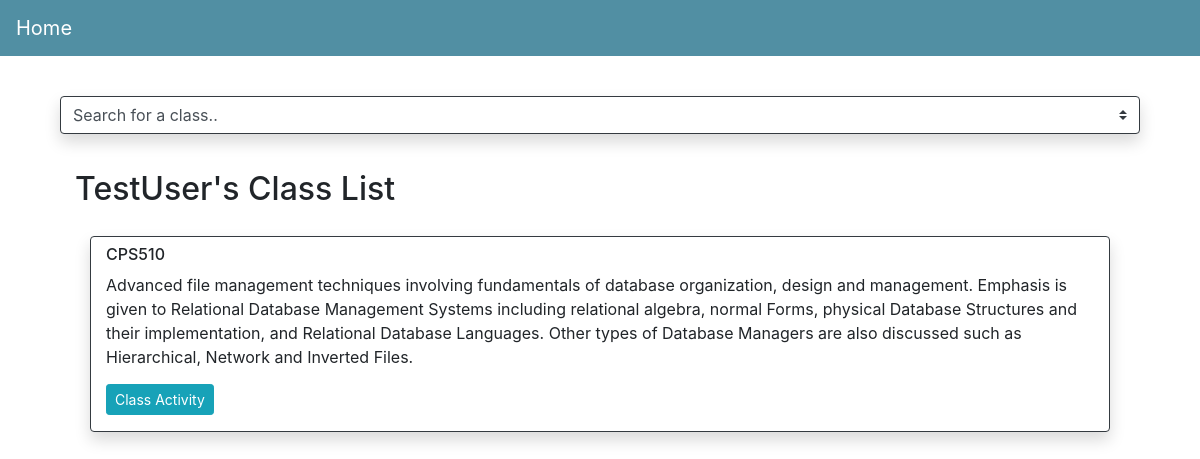
Page /home/ (signed in) on the earlier database version.
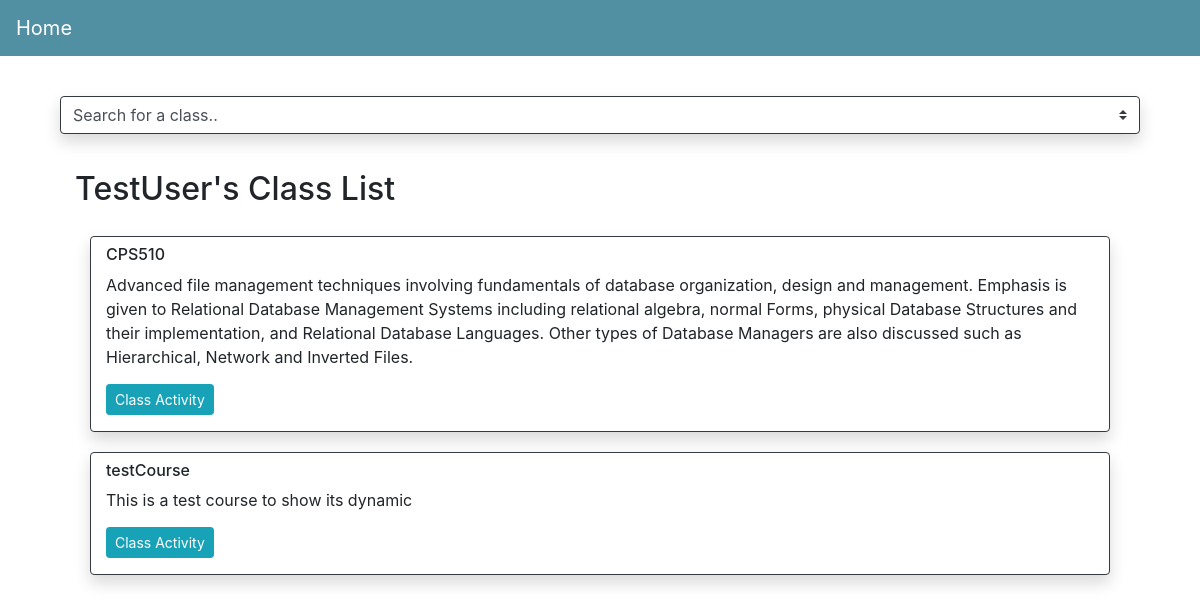
Same page on the later database version.
### login/models.py (models this page shows)
class Student(AbstractUser):
    courses = models.ManyToManyField(Course)

### courses/models.py (models this page shows)
class Course(models.Model):
    name = models.TextField()
    code = models.TextField()
    description = models.TextField()

### courses/views.py (the view)
# urls.py: path('', views.homeView, name='homeView'),
def homeView(request):
    user_info = request.user
    if request.user.is_authenticated:
        course_info = request.user.courses
        context = { 'user_info' : user_info,
                    'course_info' : course_info}
        return render(request, 'index.html', context)
    return redirect('login:loginView')

### templates/index.html (shortened to what this page needs)
<!DOCTYPE html>
<html lang="en">
{% load static %}
  <head>
	<link rel="stylesheet" href="{% static 'styles.css' %}" />
    <link
      rel="stylesheet"
      href="https://cdn.jsdelivr.net/npm/bootstrap@4.6.0/dist/css/bootstrap.min.css"
    />
  </head>
  <body>
    <nav class="navbar navbar-dark" style="background-color: #518fa3">
		<a class="navbar-brand" href="{% url 'home:homeView' %}">Home</a>
    </nav>
    <div class="container">
      <form action="#nowhere">
        <div class="container">
        <div class="form-group">
            <select class="custom-select custom-select border-dark shadow" onChange="window.location.href=this.value">
            <option selected>Search for a class..</option>
          </select>
        </div>
        <div class="container">
        <div class=form-group">
			<h2>{{ user_info.username }}'s Class List</h2>
			{% for course in course_info.all %}
            <div class="container">
            <div class="col-md border rounded border-dark shadow">
				<h6> {{ course.name }} </h6>
            	{{ course.description }}
				<p>
				<a href="{{ course.code }}"><button type="button" class="btn btn-info btn-sm" button style="margin-top:15px;">Class Activity</button></a>
 				</p>
			</div>
            </div>
			{% endfor %}
            </div>
        </div>
        </div>
      </form>
    </div>
  </body>
</html>

### static/styles.css (style rules this page uses)
.container { padding-top: 20px; }
.form-group { border-color: green; }

Differences in the rows shown:
added Course: name "testCourse", description "This is a test course to show its dynamic"
